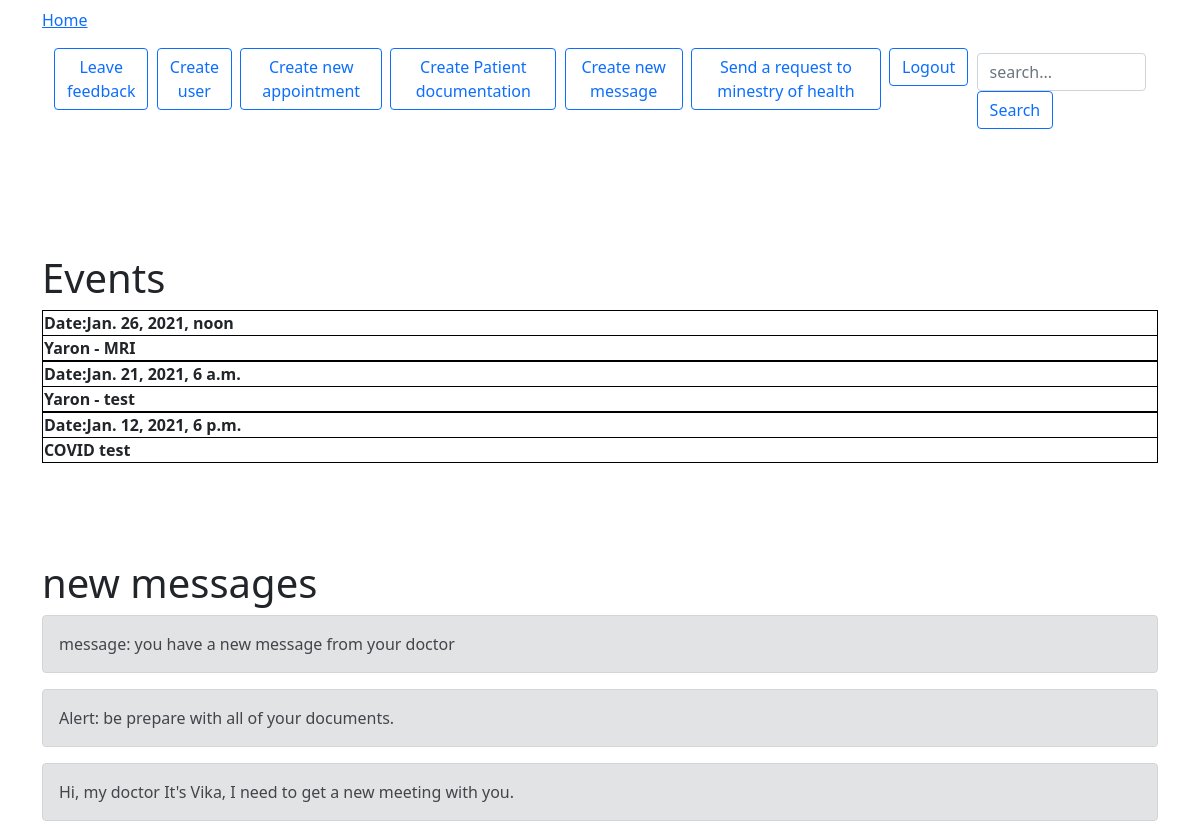
/home/, run on the app's committed database.
### website/models.py (models this page shows, shortened)
class Timestamped(models.Model):
    created_at = models.DateTimeField(auto_now_add=True)
    updated_at = models.DateTimeField(auto_now=True)
    class Meta:
        abstract = True

class Event(Timestamped):
    objects = None
    date = models.DateTimeField(default=datetime.datetime.now)
    name = models.CharField(max_length=20)
    class Meta:
        default_related_name = 'events'
        verbose_name = 'event'
        verbose_name_plural = 'events'
        ordering = ('-created_at',)

class Messages(models.Model):
    objects = None
    subject = models.CharField(max_length=20)
    new_message = models.CharField(max_length=100)

### website/views.py (the view)
# urls.py: 2. Add a URL to urlpatterns:  path('', views.home, name='home')
def home(request):
    all_messages = Messages.objects.all
    all_events = Event.objects.all
    return render(request, 'home.html', {'events': all_events, 'messages': all_messages})

### website/templates/home.html (shortened to what this page needs)
{%extends 'base.html'%}
{%block content%}
<nav class="navbar navbar-expand-lg">
  <a class="active" href="">Home</a>
</nav>
<nav class="navbar navbar-expand-lg">
  <div class="container-fluid">
    <div class="collapse navbar-collapse" id="navbarSupportedContent">
      <ul class="navbar-nav me-auto mb-2 mb-lg-0">
        <li class="nav-item">
          <form method="POST" action="{% url 'feedback' %}">
          <button type="submit" class="btn btn-outline-primary">Leave feedback </button>
          </form>
         </li>
        <li class="nav-item">
         <form method="POST" action="{% url 'create' %}">
         <button type="submit" class="btn btn-outline-primary">Create user</button>
         </form>
        </li>
        <li class="nav-item">
           <form method="POST" action="{% url 'appointment' %}">
          <button type="submit" class="btn btn-outline-primary"> Create new appointment</button>&nbsp;&nbsp;
           </form>
        </li>
          <li class="nav-item">
          <form method="GET" action="{% url 'documentation' %}">
          <button type="submit" class="btn btn-outline-primary"> Create Patient documentation</button>&nbsp;&nbsp;
           </form>
          </li>
          <li class="nav-item">
          <form method="POST" action="{% url 'contact_doctor' %}">
          <button type="submit" class="btn btn-outline-primary">Create new message</button>
            </form>
        </li>
          <li class="nav-item">
          <form method="POST" action="{% url 'request_m' %}">
          <button type="submit" class="btn btn-outline-primary">Send a request to minestry of health</button>
            </form>
        </li>
          <li class="nav-item">
          <form method="POST" action="{% url 'login' %}">
          <button type="submit" class="btn btn-outline-primary">Logout</button>
            </form>
        </li>
      </ul>
      <div class="d-flex">
        <form method="POST" action="{% url 'search' %}">
        <input class="form-control me-1" type="text" placeholder="search..." name="search">
        <button class="btn btn-outline-primary" type="submit">Search</button>
      </form>
    </div>
    </div>
  </div>
</nav>
    <br>
    <br>
    <br>
    <br>
  <h1> Events </h1>
  {% for item in events %}
      <!DOCTYPE html>
      <html>
      <head>
      </head>
      <body>
      <table style="width:100%">
        <tr>
          <th>Date:{{item.date}} </th>
        <tr>
          <th>{{item.name}}</th>
        </tr>
      </table>
      </body>
      </html>
     {% endfor %}
    <br>
    <br>
    <br>
    <br>
    <h1> new messages </h1>
    {% for x in messages %}
    <div class="alert alert-secondary" role="alert">
      {{x.subject}} {{x.new_message}}
    </div>
     {% endfor %}
    {%endblock%}

### website/templates/base.html (shortened to what this page needs)
<!doctype html>
<html lang="en">
  <head>
    <link href="https://cdn.jsdelivr.net/npm/bootstrap@5.0.0-beta1/dist/css/bootstrap.min.css" rel="stylesheet">
  </head>
  <body>
    <div class=" container">
        {%block content%}
        {%endblock%}
    </div>
  </body>
</html>

### website/templates/base.html (style rules this page uses)
* { box-sizing: border-box; }
body { background: url("https://i.ibb.co/zfq6DKT/reka.jpg"); background-repeat: no-repeat; background-size: 2200px; margin: 0; font-family: Arial, Helvetica, sans-serif; }

### website/templates/home.html (style rules this page uses)
table, th, td { border: 1px solid black; }

### data on the page
Event: date "Jan. 26, 2021, noon", name "Yaron - MRI"
Event: date "Jan. 21, 2021, 6 a.m.", name "Yaron - test"
Event: date "Jan. 12, 2021, 6 p.m.", name "COVID test"
Messages: subject "message:", new_message "you have a new message from your doctor"
Messages: subject "Alert:", new_message "be prepare with all of your documents."
Messages: subject "Hi, my doctor", new_message "It's Vika, I need to get a new meeting with you."
